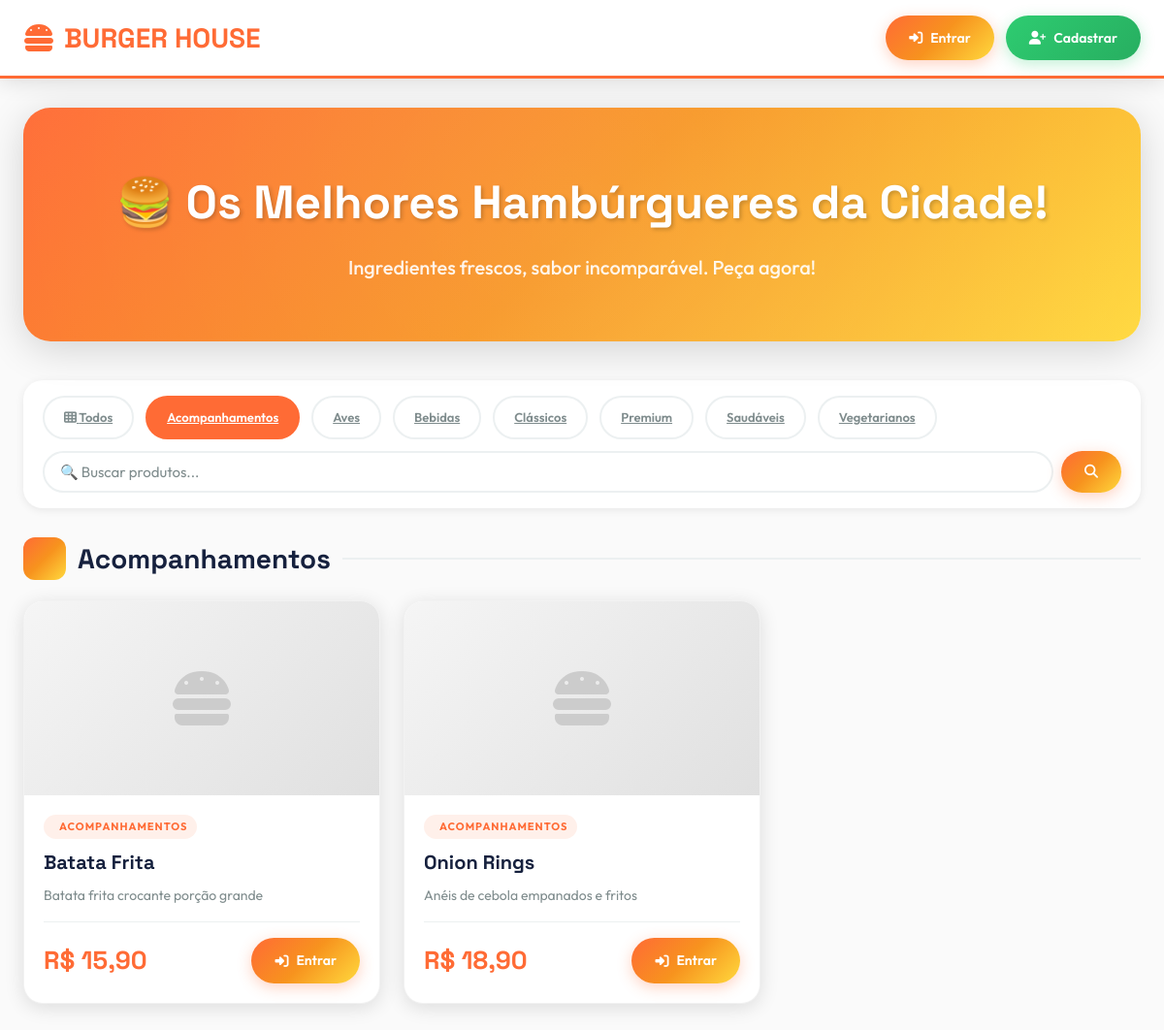
/?categoria=Acompanhamentos, run on the app's committed database.
### tables this page shows
CREATE TABLE produtos (
    id INT PRIMARY KEY AUTO_INCREMENT,
    nome VARCHAR(100) NOT NULL,
    descricao TEXT,
    preco DECIMAL(10,2) NOT NULL,
    categoria VARCHAR(50),
    imagem VARCHAR(255),
    disponivel TINYINT(1) DEFAULT 1,
    criado_em TIMESTAMP DEFAULT CURRENT_TIMESTAMP,
    INDEX idx_categoria (categoria),
    INDEX idx_disponivel (disponivel)
);

### index.php (the view, shortened to what this page needs)
<?php
include "config.php";
$categoria = $_GET['categoria'] ?? '';
$busca = $_GET['busca'] ?? '';
$usuario_id = $_SESSION['id_usuario'] ?? 0;
$where = ["disponivel = 1"];
$params = [];
if ($categoria) {
    $where[] = "categoria = ?";
    $params[] = $categoria;
}
$sql = "SELECT * FROM produtos WHERE " . implode(" AND ", $where) . " ORDER BY categoria, nome";
$stmt = $conn->prepare($sql);
if ($params) {
    $stmt->bind_param(str_repeat('s', count($params)), ...$params);
}
$stmt->execute();
$produtos = $stmt->get_result()->fetch_all(MYSQLI_ASSOC);
$produtos_por_categoria = [];
foreach ($produtos as $p) {
    $cat = $p['categoria'] ?: 'Outros';
    $produtos_por_categoria[$cat][] = $p;
}
$categorias = $conn->query("SELECT DISTINCT categoria FROM produtos WHERE disponivel=1 AND categoria IS NOT NULL AND categoria!='' ORDER BY categoria")->fetch_all(MYSQLI_ASSOC);
$cart_count = $usuario_id ? $conn->query("SELECT COUNT(*) as t FROM carrinho WHERE id_cliente=$usuario_id")->fetch_assoc()['t'] : 0;
?>
<!DOCTYPE html>
<html lang="pt-BR">
<head>
    <link rel="stylesheet" href="https://cdnjs.cloudflare.com/ajax/libs/font-awesome/6.4.0/css/all.min.css">
    <link rel="stylesheet" href="style.css">
</head>
<body>
    <div class="header">
        <div class="header-container">
            <a href="index.php" class="logo"><i class="fas fa-hamburger"></i> BURGER HOUSE</a>
            <div class="nav-buttons">
                <?php if (isset($_SESSION['usuario'])): ?>
                    <?php if ($_SESSION['tipo'] == 'cliente'): ?>
                        <a href="carrinho.php" class="btn btn-primary carrinho-badge">
                            <i class="fas fa-shopping-cart"></i> Carrinho
                            <?php if ($cart_count > 0): ?>
                                <span class="badge" id="cart-badge"><?= $cart_count ?></span>
                            <?php endif; ?>
                        </a>
                        <a href="painel_cliente.php" class="btn btn-secondary"><i class="fas fa-user"></i> Minha Conta</a>
                    <?php else: ?>
                        <a href="painel_dono.php" class="btn btn-success"><i class="fas fa-tachometer-alt"></i> Painel Admin</a>
                    <?php endif; ?>
                    <span style="color: var(--gray);">Olá, <?= htmlspecialchars($_SESSION['usuario']) ?>!</span>
                    <a href="logout.php" class="btn btn-danger"><i class="fas fa-sign-out-alt"></i></a>
                <?php else: ?>
                    <a href="login.php" class="btn btn-primary"><i class="fas fa-sign-in-alt"></i> Entrar</a>
                    <a href="cadastro.php" class="btn btn-success"><i class="fas fa-user-plus"></i> Cadastrar</a>
                <?php endif; ?>
            </div>
        </div>
    </div>
    <div class="container">
        <div class="hero">
            <h1>🍔 Os Melhores Hambúrgueres da Cidade!</h1>
            <p>Ingredientes frescos, sabor incomparável. Peça agora!</p>
        </div>
        <div class="filters-bar">
            <a href="index.php" class="filter-btn <?= !$categoria ? 'active' : '' ?>">
                <i class="fas fa-th"></i> Todos
            </a>
            <?php foreach ($categorias as $cat): ?>
                <a href="?categoria=<?= urlencode($cat['categoria']) ?>"
                   class="filter-btn <?= $categoria == $cat['categoria'] ? 'active' : '' ?>">
                    <?= htmlspecialchars($cat['categoria']) ?>
                </a>
            <?php endforeach; ?>
            <form method="GET" style="display: flex; gap: 8px; flex: 1; min-width: 250px;">
                <input type="text" name="busca" class="search-input"
                       placeholder="🔍 Buscar produtos..."
                       value="<?= htmlspecialchars($busca) ?>">
                <button type="submit" class="btn btn-primary"><i class="fas fa-search"></i></button>
            </form>
        </div>
        <?php if (empty($produtos)): ?>
            <div class="card empty">
                <i class="fas fa-search"></i>
                <h2>Nenhum produto encontrado</h2>
                <p>Tente buscar por outro termo ou categoria</p>
                <br>
                <a href="index.php" class="btn btn-primary"><i class="fas fa-sync"></i> Ver Todos</a>
            </div>
        <?php else: ?>
            <?php foreach ($produtos_por_categoria as $cat => $prods): ?>
                <div class="categoria-section">
                    <div class="categoria-title">
                        <span class="categoria-icon">
                            <?php
                            $icons = [
                                'Clássicos' => 'hamburger',
                                'Premium' => 'crown',
                                'Aves' => 'drumstick-bite',
                                'Vegetarianos' => 'leaf',
                                'Acompanhamentos' => 'french-fries',
                                'Bebidas' => 'glass-water',
                                'Sobremesas' => 'ice-cream',
                                'Saudáveis' => 'heart',
                            ];
                            $icon = $icons[$cat] ?? 'utensils';
                            ?>
                        </span>
                        <?= htmlspecialchars($cat) ?>
                    </div>
                    <div class="produtos-grid">
                        <?php foreach ($prods as $p): ?>
                            <div class="produto-card">
                                <div style="position: relative; overflow: hidden;">
                                    <?php if ($p['imagem'] && file_exists($p['imagem'])): ?>
                                        <img src="<?= htmlspecialchars($p['imagem']) ?>"
                                             alt="<?= htmlspecialchars($p['nome']) ?>"
                                             class="produto-imagem">
                                    <?php else: ?>
                                        <div class="produto-imagem" style="display:flex;align-items:center;justify-content:center;background:linear-gradient(135deg,#f5f5f5,#e0e0e0);">
                                            <i class="fas fa-hamburger" style="font-size:64px;color:#ccc;"></i>
                                        </div>
                                    <?php endif; ?>
                                </div>
                                <div class="produto-info">
                                    <span class="produto-categoria">
                                        <i class="fas fa-<?= $icon ?>"></i> <?= htmlspecialchars($p['categoria']) ?>
                                    </span>
                                    <div class="produto-nome"><?= htmlspecialchars($p['nome']) ?></div>
                                    <div class="produto-descricao"><?= htmlspecialchars($p['descricao']) ?></div>
                                    <div class="produto-footer">
                                        <div class="produto-preco">R$ <?= number_format($p['preco'], 2, ',', '.') ?></div>
                                        <?php if (isset($_SESSION['usuario']) && $_SESSION['tipo'] == 'cliente'): ?>
                                            <button type="button"
                                                    class="btn btn-success add-btn"
                                                    onclick="adicionarCarrinho(<?= $p['id'] ?>, this)"
                                                    data-id="<?= $p['id'] ?>">
                                                <i class="fas fa-cart-plus"></i> Adicionar
                                            </button>
                                        <?php else: ?>
                                            <a href="login.php" class="btn btn-primary">
                                                <i class="fas fa-sign-in-alt"></i> Entrar
                                            </a>
                                        <?php endif; ?>
                                    </div>
                                </div>
                            </div>
                        <?php endforeach; ?>
                    </div>
                </div>
            <?php endforeach; ?>
        <?php endif; ?>
    </div>
</body>
</html>

### index.php (style rules this page uses)
.categoria-section { margin-bottom: 40px; }
.categoria-title { font-family: 'Space Grotesk', sans-serif; font-size: 28px; font-weight: 700; color: var(--dark); margin-bottom: 20px; display: flex; align-items: center; gap: 12px; }
.categoria-title::after { content: ''; flex: 1; height: 2px; background: var(--light-gray); }
.categoria-icon { width: 44px; height: 44px; background: var(--gradient-fire); border-radius: 12px; display: flex; align-items: center; justify-content: center; color: white; font-size: 18px; }
.filters-bar { background: var(--white); padding: 16px 20px; border-radius: var(--radius-lg); margin-bottom: 30px; box-shadow: var(--shadow-sm); display: flex; gap: 12px; flex-wrap: wrap; align-items: center; }
.filter-btn { padding: 10px 20px; border: 2px solid var(--light-gray); background: var(--white); border-radius: var(--radius-full); cursor: pointer; font-family: 'Outfit', sans-serif; font-weight: 600; font-size: 13px; color: var(--gray); transition: var(--transition); }
.filter-btn:hover, .filter-btn.active { border-color: var(--primary); background: var(--primary); color: white; }
.search-input { flex: 1; min-width: 200px; padding: 10px 16px; border: 2px solid var(--light-gray); border-radius: var(--radius-full); font-family: 'Outfit', sans-serif; }

### data on the page
produtos: categoria "ACOMPANHAMENTOS", nome "Batata Frita", descricao "Batata frita crocante porção grande", preco "15,90"
produtos: categoria "ACOMPANHAMENTOS", nome "Onion Rings", descricao "Anéis de cebola empanados e fritos", preco "18,90"

### other printed values
$cat['categoria'] "Acompanhamentos"
$cat['categoria'] "Aves"
$cat['categoria'] "Bebidas"
$cat['categoria'] "Clássicos"
$cat['categoria'] "Premium"
$cat['categoria'] "Saudáveis"
$cat['categoria'] "Vegetarianos"
$cat "Acompanhamentos"
